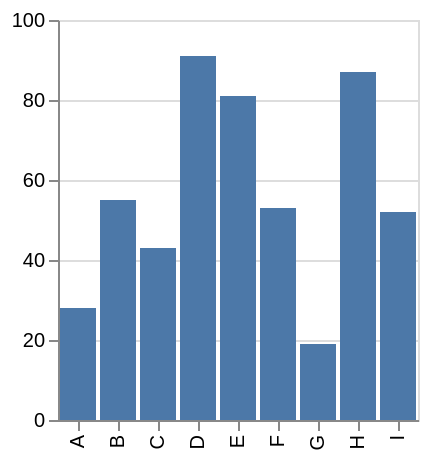

This figure's Vega-Lite source:
### Vega specification from a JSON file in a GitHub repository (floating-point values rounded to 4 significant figures)
{"$schema": "https://vega.github.io/schema/vega/v5.json", "description": "Field definition's title is applied to both axis title and tooltip's field title. Meanwhile, axis.title is specific to axis.", "background": "white", "padding": 5, "height": 200, "style": "cell", "data": [{"name": "source_0", "values": [{"a": "A", "b": 28}, {"a": "B", "b": 55}, {"a": "C", "b": 43}, {"a": "D", "b": 91}, {"a": "E", "b": 81}, {"a": "F", "b": 53}, {"a": "G", "b": 19}, {"a": "H", "b": 87}, {"a": "I", "b": 52}]}, {"name": "data_0", "source": "source_0", "transform": [{"type": "stack", "groupby": ["a"], "field": "b", "sort": {"field": [], "order": []}, "as": ["b_start", "b_end"], "offset": "zero"}, {"type": "filter", "expr": "isValid(datum[\"b\"]) && isFinite(+datum[\"b\"])"}]}], "signals": [{"name": "x_step", "value": 20}, {"name": "width", "update": "bandspace(domain('x').length, 0.1, 0.05) * x_step"}], "marks": [{"name": "marks", "type": "rect", "style": ["bar"], "from": {"data": "data_0"}, "encode": {"update": {"tooltip": {"signal": "{\"a\": isValid(datum[\"a\"]) ? datum[\"a\"] : \"\"+datum[\"a\"], \"b\": format(datum[\"b\"], \"\")}"}, "fill": {"value": "#4c78a8"}, "ariaRoleDescription": {"value": "bar"}, "description": {"signal": "\"a: \" + (isValid(datum[\"a\"]) ? datum[\"a\"] : \"\"+datum[\"a\"]) + \"; b: \" + (format(datum[\"b\"], \"\"))"}, "xc": {"scale": "x", "field": "a", "band": 0.5}, "width": {"signal": "max(0.25, bandwidth('x'))"}, "y": {"scale": "y", "field": "b_end"}, "y2": {"scale": "y", "field": "b_start"}}}}], "scales": [{"name": "x", "type": "band", "domain": {"data": "data_0", "field": "a", "sort": true}, "range": {"step": {"signal": "x_step"}}, "paddingInner": 0.1, "paddingOuter": 0.05}, {"name": "y", "type": "linear", "domain": {"data": "data_0", "fields": ["b_start", "b_end"]}, "range": [{"signal": "height"}, 0], "nice": true, "zero": true}], "axes": [{"scale": "y", "orient": "left", "gridScale": "x", "grid": true, "tickCount": {"signal": "ceil(height/40)"}, "domain": false, "labels": false, "aria": false, "maxExtent": 0, "minExtent": 0, "ticks": false, "zindex": 0}, {"scale": "x", "orient": "bottom", "grid": false, "labelAlign": "right", "labelAngle": 270, "labelBaseline": "middle", "zindex": 0}, {"scale": "y", "orient": "left", "grid": false, "labelOverlap": true, "tickCount": {"signal": "ceil(height/40)"}, "zindex": 0}]}
